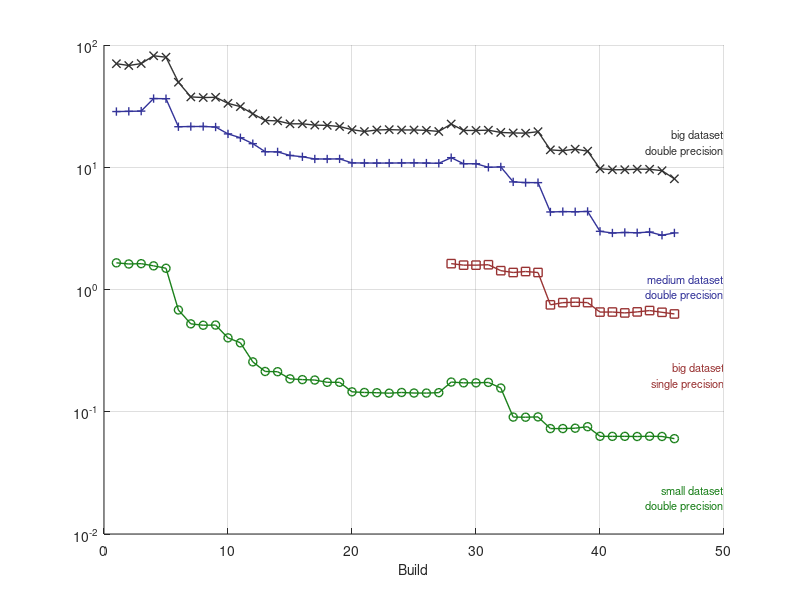

This figure's MATLAB source: (Note: this script raises an error after producing the figure.)
% big (double)
big_double = [ 1, 70.3025;  2, 67.9765;  3, 70.4614;  4, 81.6363;  5, 79.4649;  6, 49.6179;  7, 37.6226;  8, 37.158;  9, 37.3584;  10, 33.3263;  11, 31.3295;  12, 27.3688;  13, 24.1414;  14, 23.9446;  15, 22.6639;  16, 22.6685;  17, 22.1154;  18, 21.9922;  19, 21.5329;  20, 20.2943;  21, 19.6136;  22, 20.17;  23, 20.3147;  24, 20.1781;  25, 20.1839;  26, 20.033;  27, 19.6311;  28, 22.5761;  29, 19.9999;  30, 19.9999;  31, 20.1035;  32, 19.2596;  33, 19.0797;  34, 19.0101;  35, 19.5445;  36, 13.8786;  37, 13.65;  38, 14.0582;  39, 13.5468;  40, 9.73;  41, 9.5353;  42, 9.55054;  43, 9.64221;  44, 9.63401;  45, 9.37402;  46, 8.04383;  ];
% medium (double)
medium_double = [ 1, 28.547;  2, 28.6599;  3, 28.7903;  4, 36.4695;  5, 36.37;  6, 21.4582;  7, 21.5336;  8, 21.5548;  9, 21.3381;  10, 18.7441;  11, 17.4305;  12, 15.5925;  13, 13.4082;  14, 13.3569;  15, 12.4912;  16, 12.185;  17, 11.691;  18, 11.6836;  19, 11.7065;  20, 10.8529;  21, 10.834;  22, 10.8179;  23, 10.8238;  24, 10.8428;  25, 10.8641;  26, 10.8206;  27, 10.7743;  28, 11.9791;  29, 10.6851;  30, 10.6851;  31, 9.99088;  32, 10.0652;  33, 7.59138;  34, 7.4925;  35, 7.48365;  36, 4.3084;  37, 4.33702;  38, 4.32537;  39, 4.34893;  40, 2.99153;  41, 2.89936;  42, 2.92713;  43, 2.91198;  44, 2.95154;  45, 2.77879;  46, 2.90328;  ];
% small (double)
small_double = [ 1, 1.65277;  2, 1.61695;  3, 1.62712;  4, 1.56168;  5, 1.49209;  6, 0.679952;  7, 0.523713;  8, 0.510103;  9, 0.511743;  10, 0.402241;  11, 0.366437;  12, 0.255922;  13, 0.213484;  14, 0.212676;  15, 0.185886;  16, 0.183209;  17, 0.181733;  18, 0.174183;  19, 0.174096;  20, 0.145521;  21, 0.143772;  22, 0.143097;  23, 0.141848;  24, 0.143763;  25, 0.142276;  26, 0.142146;  27, 0.143323;  28, 0.174929;  29, 0.172377;  30, 0.172377;  31, 0.173749;  32, 0.156319;  33, 0.0904511;  34, 0.0902111;  35, 0.0907731;  36, 0.0728363;  37, 0.0728671;  38, 0.073352;  39, 0.0754771;  40, 0.0629726;  41, 0.0628858;  42, 0.0629267;  43, 0.0627402;  44, 0.0630438;  45, 0.0627779;  46, 0.060273;  ];
% big (float)
big_float = [ 28, 1.628;  29, 1.58227;  30, 1.58227;  31, 1.59465;  32, 1.42581;  33, 1.37727;  34, 1.40316;  35, 1.37728;  36, 0.749134;  37, 0.780621;  38, 0.787118;  39, 0.781481;  40, 0.653632;  41, 0.654422;  42, 0.643278;  43, 0.655969;  44, 0.672592;  45, 0.65094;  46, 0.631008;  ];

fontsize = 10;
figure;
hold on; grid on;

p = semilogy(big_double(:,1), big_double(:,2), '-x', 'LineWidth',1);
set(p(1),'color',[0.2 0.2 0.2])
t=text(50,12,{'big dataset','double precision'},'VerticalAlignment','bottom','HorizontalAlignment','right', 'fontsize', fontsize-2);
set(t(1),'color',[0.2 0.2 0.2])
p = semilogy(medium_double(:,1), medium_double(:,2), '-+', 'LineWidth',1);
set(p(1),'color',[0.2 0.2 0.6])
t=text(50,0.8,{'medium dataset','double precision'},'VerticalAlignment','bottom','HorizontalAlignment','right', 'fontsize', fontsize-2);
set(t(1),'color',[0.2 0.2 0.6])
p = semilogy(small_double(:,1), small_double(:,2), '-o', 'LineWidth',1);
set(p(1),'color',[0.1 0.5 0.1])
t=text(50,0.015,{'small dataset','double precision'},'VerticalAlignment','bottom','HorizontalAlignment','right', 'fontsize', fontsize-2);
set(t(1),'color',[0.1 0.5 0.1])
p = semilogy(big_float(:,1), big_float(:,2), '-s', 'LineWidth',1);
set(p(1),'color',[0.6 0.2 0.2])
t=text(50,0.15,{'big dataset','single precision'},'VerticalAlignment','bottom','HorizontalAlignment','right', 'fontsize', fontsize-2);
set(t(1),'color',[0.6 0.2 0.2])
set(gca,'YScale','log')
xlabel('Build', 'fontsize', fontsize)
y = ylabel('Runtime [seconds]', 'fontsize', fontsize, 'rot', 0);
set(y, 'position', [4.6,108,0]);
set(gca, 'YTickLabel', [0.01;0.1;1;10;100]);
daspect([1 6 1])
saveas(gcf,'runtime_plot', 'pdf');
